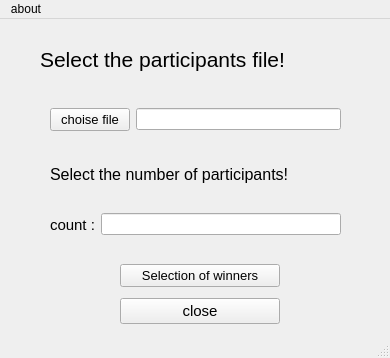
<?xml version="1.0" encoding="UTF-8"?>
<ui version="4.0">
 <class>MainWindow</class>
 <widget class="QMainWindow" name="MainWindow">
  <property name="geometry">
   <rect>
    <x>0</x>
    <y>0</y>
    <width>390</width>
    <height>358</height>
   </rect>
  </property>
  <property name="windowTitle">
   <string>MainWindow</string>
  </property>
  <widget class="QWidget" name="centralwidget">
   <widget class="QLabel" name="label_1">
    <property name="geometry">
     <rect>
      <x>40</x>
      <y>20</y>
      <width>331</width>
      <height>41</height>
     </rect>
    </property>
    <property name="font">
     <font>
      <pointsize>16</pointsize>
     </font>
    </property>
    <property name="text">
     <string>Select the participants file!</string>
    </property>
   </widget>
   <widget class="QLabel" name="label_2">
    <property name="geometry">
     <rect>
      <x>50</x>
      <y>140</y>
      <width>341</width>
      <height>31</height>
     </rect>
    </property>
    <property name="font">
     <font>
      <pointsize>12</pointsize>
     </font>
    </property>
    <property name="text">
     <string>Select the number of participants!</string>
    </property>
   </widget>
   <widget class="QWidget" name="">
    <property name="geometry">
     <rect>
      <x>50</x>
      <y>190</y>
      <width>291</width>
      <height>31</height>
     </rect>
    </property>
    <layout class="QHBoxLayout" name="horizontalLayout_2">
     <item>
      <widget class="QLabel" name="label_3">
       <property name="font">
        <font>
         <pointsize>11</pointsize>
        </font>
       </property>
       <property name="text">
        <string>count :</string>
       </property>
      </widget>
     </item>
     <item>
      <widget class="QLineEdit" name="txt_2"/>
     </item>
    </layout>
   </widget>
   <widget class="QWidget" name="">
    <property name="geometry">
     <rect>
      <x>50</x>
      <y>80</y>
      <width>291</width>
      <height>41</height>
     </rect>
    </property>
    <layout class="QHBoxLayout" name="horizontalLayout">
     <item>
      <widget class="QPushButton" name="btn_1">
       <property name="font">
        <font>
         <pointsize>10</pointsize>
        </font>
       </property>
       <property name="text">
        <string>choise file</string>
       </property>
      </widget>
     </item>
     <item>
      <widget class="QLineEdit" name="txt_1"/>
     </item>
    </layout>
   </widget>
   <widget class="QWidget" name="">
    <property name="geometry">
     <rect>
      <x>120</x>
      <y>240</y>
      <width>160</width>
      <height>70</height>
     </rect>
    </property>
    <layout class="QVBoxLayout" name="verticalLayout">
     <item>
      <widget class="QPushButton" name="btn_2">
       <property name="font">
        <font>
         <pointsize>10</pointsize>
        </font>
       </property>
       <property name="text">
        <string>Selection of winners</string>
       </property>
      </widget>
     </item>
     <item>
      <widget class="QPushButton" name="btn_3">
       <property name="font">
        <font>
         <pointsize>11</pointsize>
        </font>
       </property>
       <property name="text">
        <string>close</string>
       </property>
      </widget>
     </item>
    </layout>
   </widget>
  </widget>
  <widget class="QMenuBar" name="menubar">
   <property name="geometry">
    <rect>
     <x>0</x>
     <y>0</y>
     <width>390</width>
     <height>26</height>
    </rect>
   </property>
   <widget class="QMenu" name="menuabout">
    <property name="title">
     <string>about</string>
    </property>
    <addaction name="actionUsing_this_app_you_can_play_your_lottery_more_confidently_and_without_cheating"/>
   </widget>
   <addaction name="menuabout"/>
  </widget>
  <widget class="QStatusBar" name="statusbar"/>
  <action name="actionUsing_this_app_you_can_play_your_lottery_more_confidently_and_without_cheating">
   <property name="text">
    <string>Using this app, you can play your lottery more confidently and without cheating.</string>
   </property>
  </action>
 </widget>
 <resources/>
 <connections/>
</ui>
